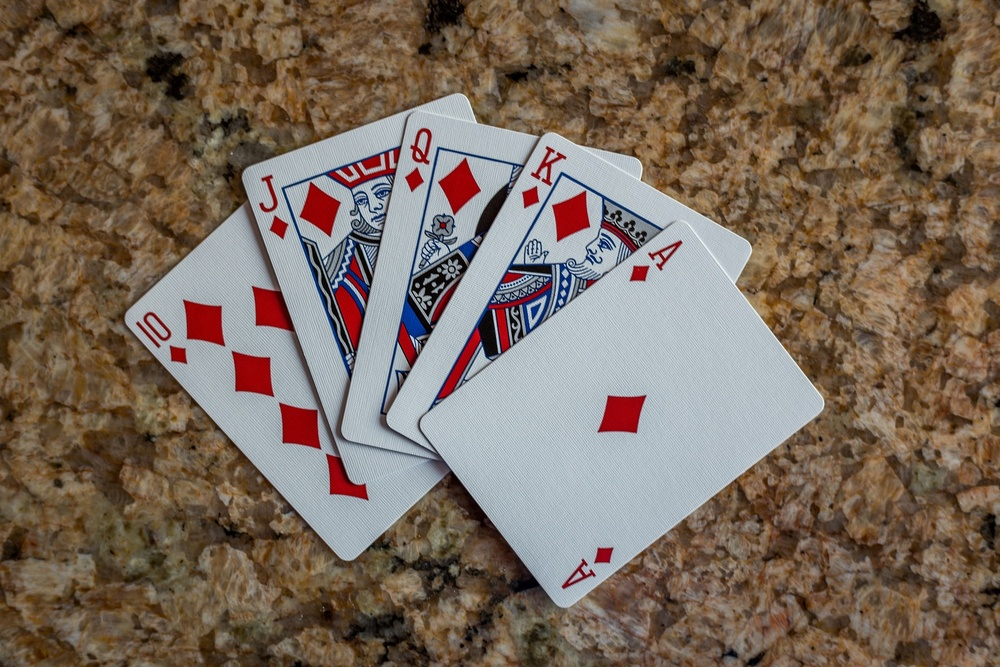
#> input picture img/card.jpg, 1000 x 667 px, shrunk from 1920 x 1280 before the run
$ python 22.houghlines.py
#> lines starting #> are read from the running program, lines starting #| are printed output that depends on the picture; after the words box and inside, x2 and y2 are one past the last pixel; in counts of white or black regions, pixels touching at a corner belong together
import numpy as np
import cv2

src = cv2.imread("../img/card.jpg")
#> src is the input picture: shape (667, 1000, 3); mean B, G, R 91.9, 105.5, 121.5
dst = src.copy()
cv2.imshow("src", src);cv2.waitKey(0);cv2.destroyWindow("src")
kernel = cv2.getStructuringElement(cv2.MORPH_RECT, (3, 3), (-1, -1))

gray = cv2.cvtColor(src, cv2.COLOR_BGR2GRAY)
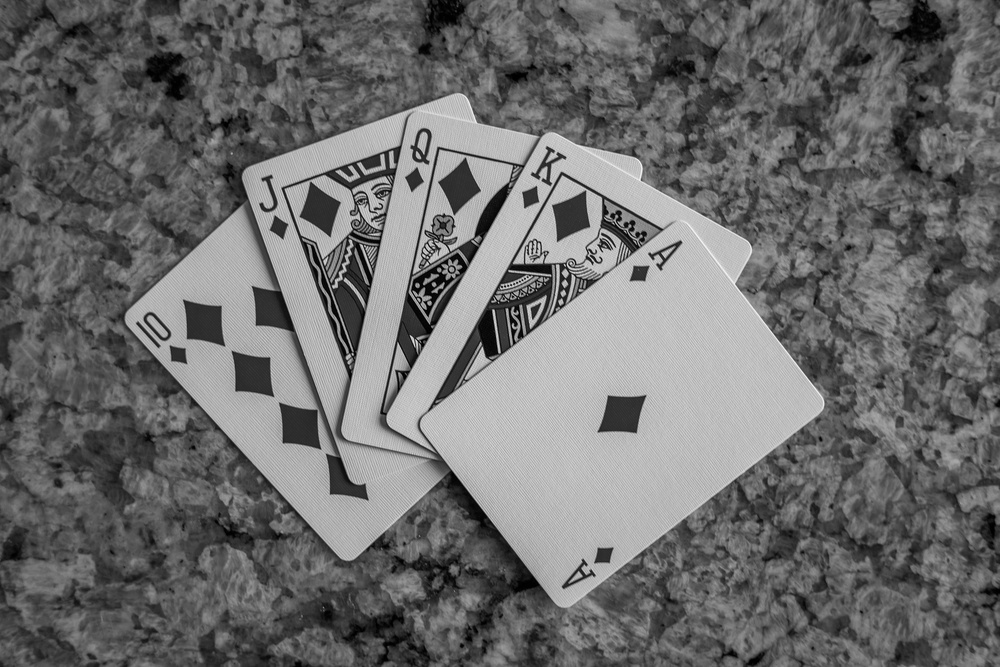
#> gray: shape (667, 1000); min 0, max 246, mean 108.7
cv2.imshow("gray", gray);cv2.waitKey(0);cv2.destroyWindow("gray")
_, binary = cv2.threshold(gray, 150, 255, cv2.THRESH_BINARY)
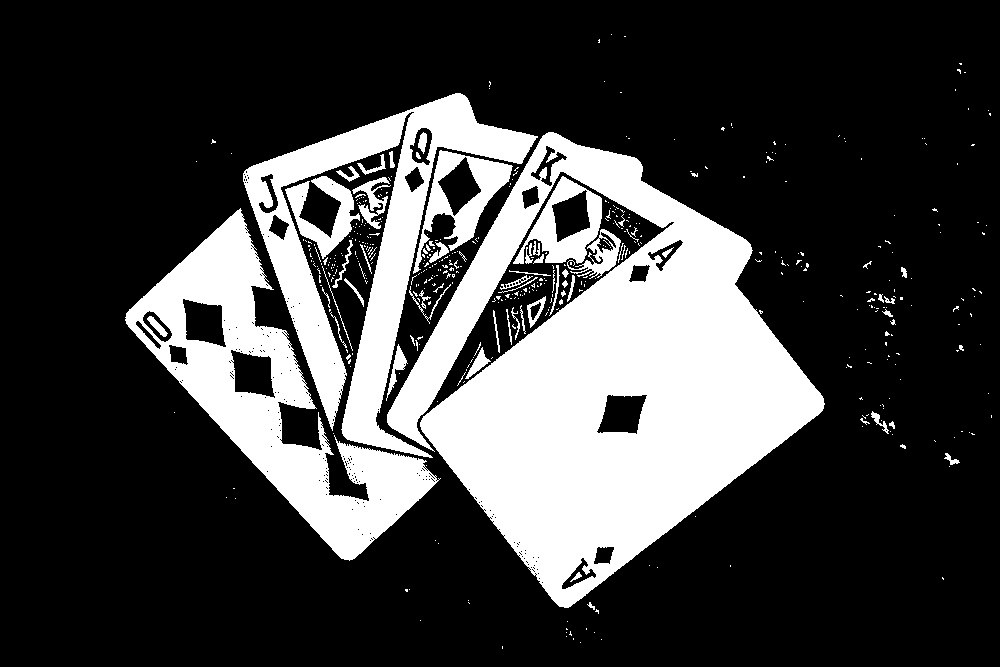
#> binary: shape (667, 1000); 25.4% white; 476 white regions (416 under 20 px), largest, box (x1, y1, x2, y2) and area: (387, 132, 825, 608) 95903, (125, 208, 441, 561) 30395, (243, 93, 538, 458) 27117
cv2.imshow("binary", binary);cv2.waitKey(0);cv2.destroyWindow("binary")
morp = cv2.dilate(binary, kernel)
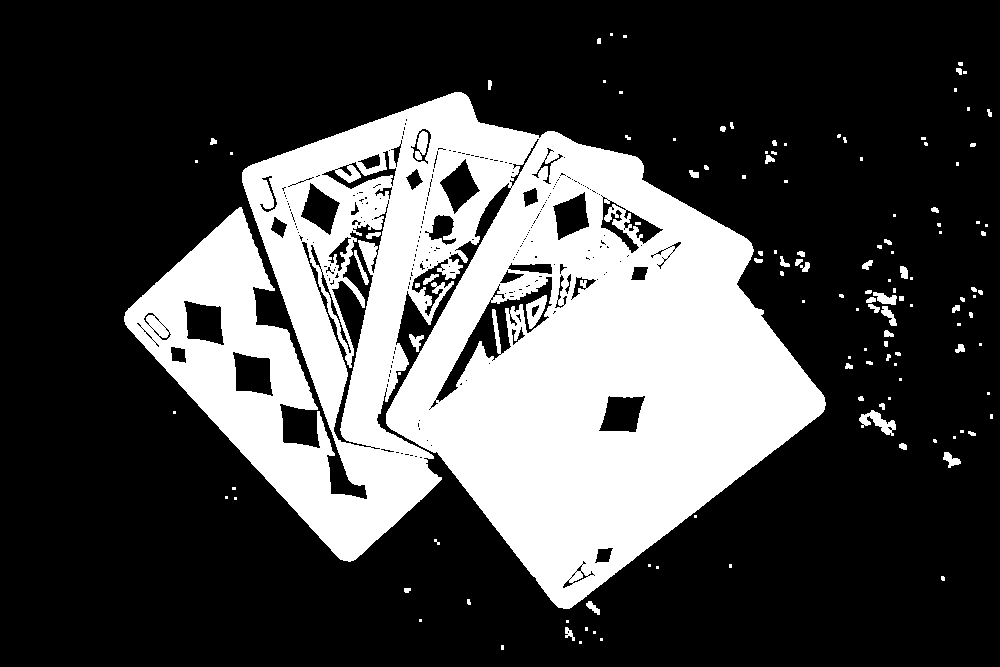
#> morp: shape (667, 1000); 28.7% white; 130 white regions (70 under 20 px), largest, box (x1, y1, x2, y2) and area: (124, 92, 826, 609) 186976, (859, 410, 896, 436) 412, (526, 295, 547, 329) 366
cv2.imshow("dilate", morp);cv2.waitKey(0);cv2.destroyWindow("dilate")
morp = cv2.erode(morp, kernel, iterations=3)
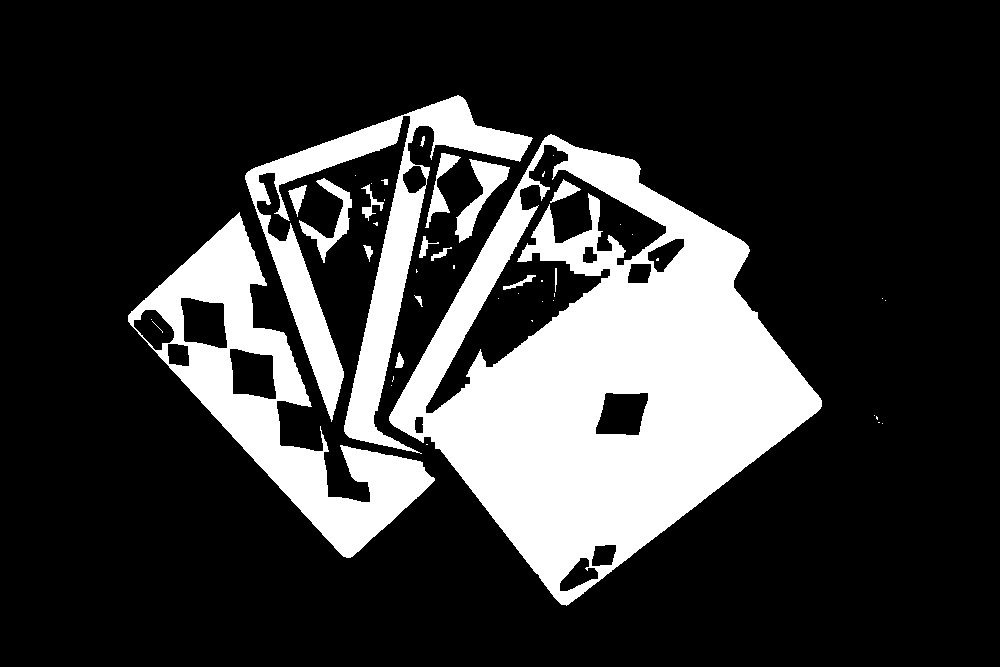
#> morp: shape (667, 1000); 21.7% white; 47 white regions (29 under 20 px), largest, box (x1, y1, x2, y2) and area: (389, 134, 822, 606) 92174, (128, 212, 435, 558) 26108, (245, 95, 533, 454) 21588
cv2.imshow("erode", morp);cv2.waitKey(0);cv2.destroyWindow("erode")
morp = cv2.dilate(morp, kernel, iterations=2)
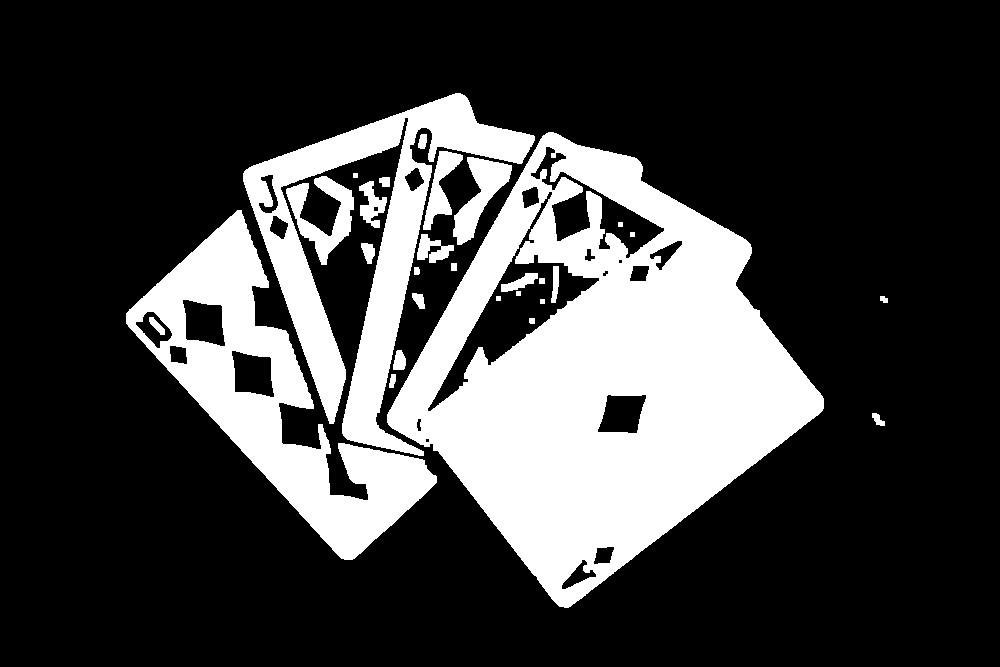
#> morp: shape (667, 1000); 25.2% white; 29 white regions, largest, box (x1, y1, x2, y2) and area: (387, 132, 824, 608) 101523, (126, 210, 437, 560) 30652, (243, 93, 535, 456) 27113
cv2.imshow("dilate", morp);cv2.waitKey(0);cv2.destroyWindow("dilate")
canny = cv2.Canny(morp, 0, 0, apertureSize=3, L2gradient=True)
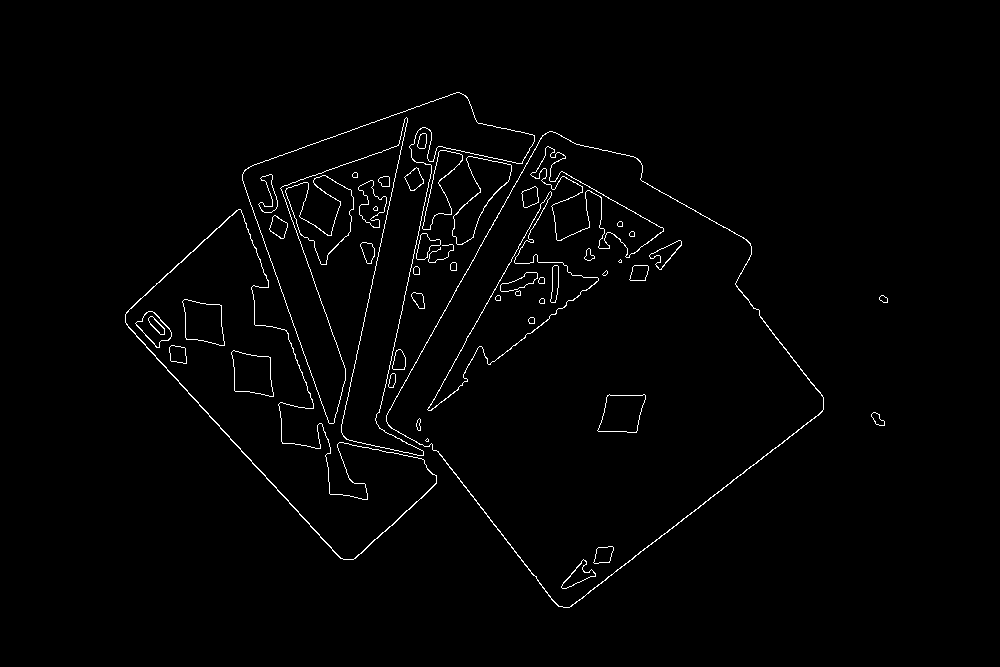
#> canny: shape (667, 1000); 1.4% white in thin lines or dots, all inside (x1, y1, x2, y2) = (125, 92, 888, 608)
cv2.imshow("canny", canny);cv2.waitKey(0);cv2.destroyWindow("canny")

# rho : 1
# theta : np.pi/180
# 140 : 직선에 속하는 픽셀이 140개 이상
# srn=50 : 최소선길이
# stn=10 : 최대 선 간격
lines = cv2.HoughLines(canny, 1, np.pi/180, 140, srn=50, stn=10, min_theta=0, max_theta=np.pi/2)
#> lines = [[539, 0.506], [457, 0.209], [829, 0.908], [423, 0.209], [573, 0.506], [242, 1.22]]

for i in lines:
    rho, theta = i[0][0], i[0][1]
    a, b = np.cos(theta), np.sin(theta)
    x0, y0 = a*rho, b*rho

    scale = src.shape[0] + src.shape[1]

    x1 = int(x0 + scale * -b)
    y1 = int(y0 + scale * a)
    x2 = int(x0 - scale * -b)
    y2 = int(y0 - scale * a)

    cv2.line(dst, (x1, y1), (x2, y2), (0, 255, 255), 2)
    cv2.circle(dst, ((int)(x0), (int)(y0)), 3, (255, 0, 0), 5, cv2.FILLED)
#> this loop made 6 passes
#> (rho, theta, a, b, x0, y0, x1, y1) on passes 1 to 6: (539, 0.506, 0.875, 0.485, 471.4, 261.3, -336, 1719), (457, 0.209, 0.978, 0.208, 447, 95.02, 100, 1725), (829, 0.908, 0.616, 0.788, 510.4, 653.3, -803, 1679), (423, 0.209, 0.978, 0.208, 413.8, 87.95, 67, 1718), (573, 0.506, 0.875, 0.485, 501.2, 277.8, -307, 1735), (242, 1.22, 0.342, 0.94, 82.77, 227.4, -1483, 797)
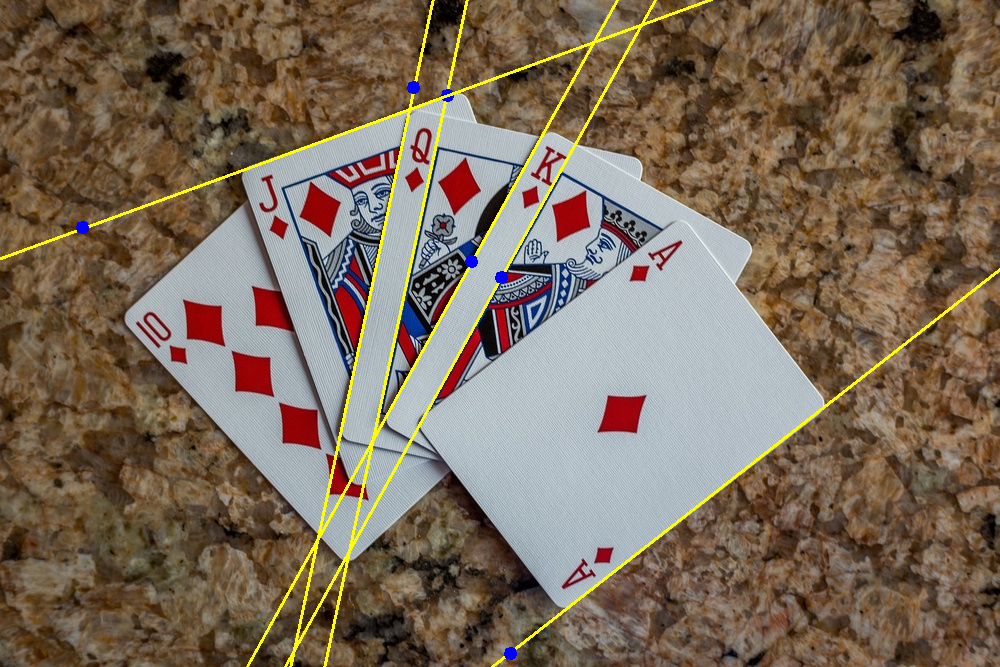
#> dst: shape (667, 1000, 3); 1.94% of pixels changed, all inside (x1, y1, x2, y2) = (0, 0, 1000, 667)

cv2.imshow("dst", dst)
cv2.waitKey(0)
cv2.destroyAllWindows()

$ run again, with img/building.jpg copied over img/card.jpg
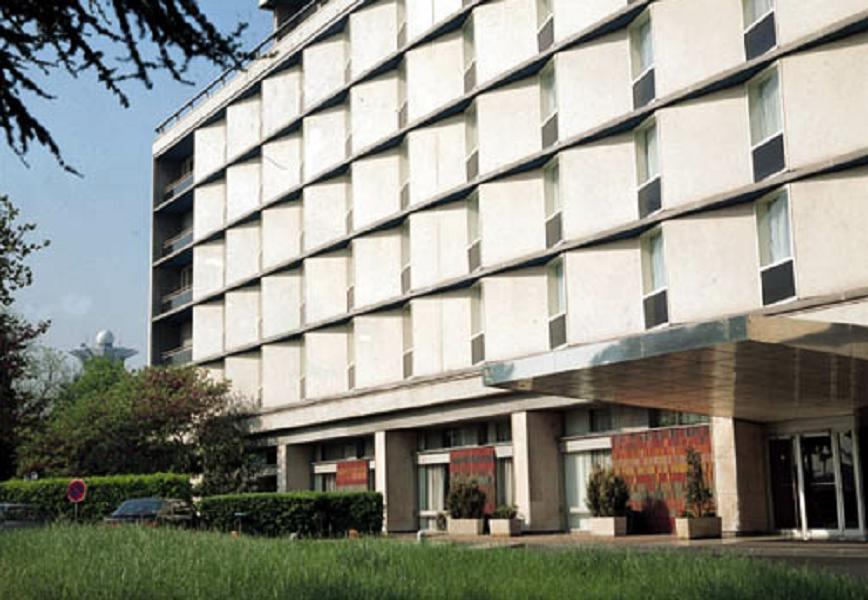
#> input picture img/building.jpg, 868 x 600 px
#> src is the input picture: shape (600, 868, 3); mean B, G, R 133.7, 143.6, 142.9
#> `_, binary = cv2.threshold(gray, 150, 255, cv2.THRESH_BINARY)`:
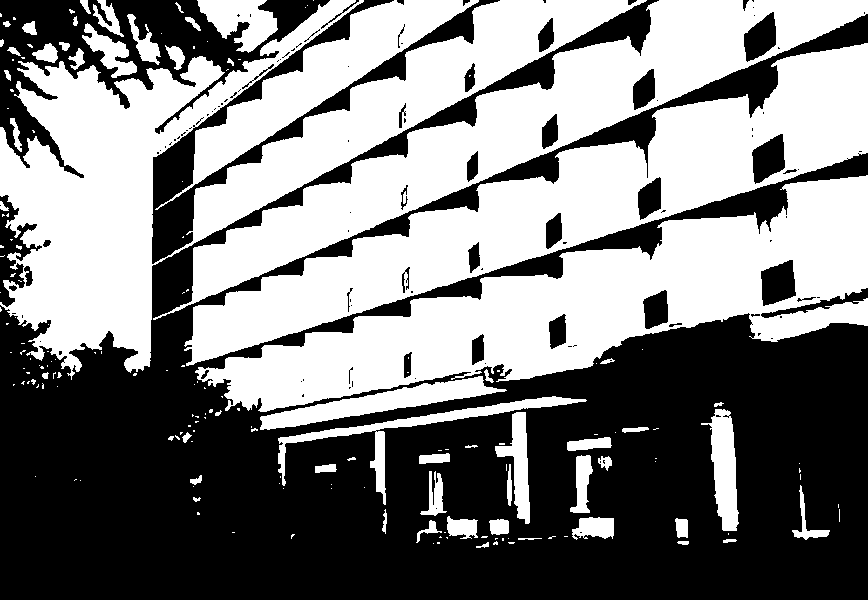
#> binary: shape (600, 868); 50% white; 184 white regions (125 under 20 px), largest, box (x1, y1, x2, y2) and area: (0, 0, 647, 380) 67681, (195, 175, 868, 412) 57796, (184, 43, 868, 366) 54144
#> canny: shape (600, 868); 2.8% white in thin lines or dots, all inside (x1, y1, x2, y2) = (0, 0, 868, 538)
#> lines = [[354, 1.17], [261, 0.995], [219, 0.925], [305, 1.08], [402, 1.27], [478, 1.43], [476, 1.41], [461, 1.36], [457, 1.38]]
#> the loop `for i in lines:` made 9 passes
#> (rho, theta, a, b, x0, y0, x1, y1) on passes 1 to 8: (354, 1.17, 0.391, 0.921, 138.3, 325.9, -1212, 899), (261, 0.995, 0.545, 0.839, 142.2, 218.9, -1089, 1018), (219, 0.925, 0.602, 0.799, 131.8, 174.9, -1040, 1058), (305, 1.08, 0.469, 0.883, 143.2, 269.3, -1152, 958), (402, 1.27, 0.292, 0.956, 117.5, 384.4, -1286, 813), (478, 1.43, 0.139, 0.99, 66.52, 473.3, -1387, 677), (476, 1.41, 0.156, 0.988, 74.46, 470.1, -1375, 699), (461, 1.36, 0.208, 0.978, 95.85, 450.9, -1340, 756)
#> after the loop `for i in lines:`:
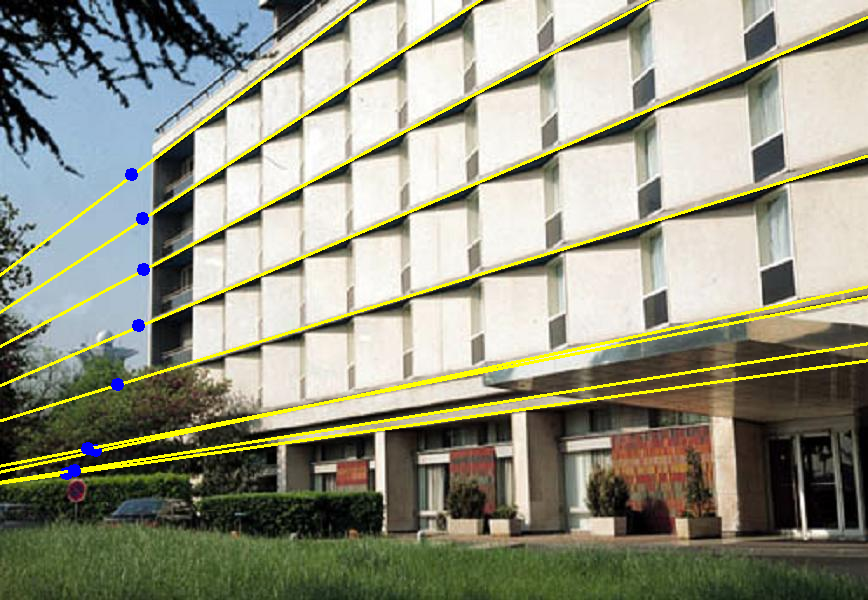
#> dst: shape (600, 868, 3); 4.07% of pixels changed, all inside (x1, y1, x2, y2) = (0, 0, 868, 485)
